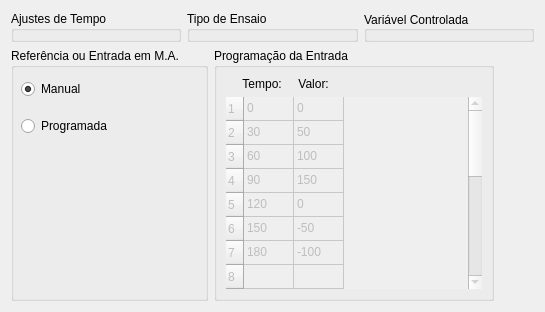
      <widget class="QWidget" name="tab_general_configuration">
       <property name="enabled">
        <bool>true</bool>
       </property>
       <attribute name="title">
        <string>Visão Geral do Ensaio</string>
       </attribute>
       <layout class="QHBoxLayout" name="horizontalLayout_9">
        <item>
         <layout class="QVBoxLayout" name="verticalLayout_15" stretch="0,0">
          <item>
           <layout class="QHBoxLayout" name="horizontalLayout_6">
            <item>
             <widget class="QGroupBox" name="groupBox_4">
              <property name="title">
               <string>Ajustes de Tempo</string>
              </property>
              <widget class="QLineEdit" name="lineEdit_duration">
               <property name="enabled">
                <bool>false</bool>
               </property>
               <property name="geometry">
                <rect>
                 <x>20</x>
                 <y>60</y>
                 <width>91</width>
                 <height>21</height>
                </rect>
               </property>
               <property name="text">
                <string>auto</string>
               </property>
              </widget>
              <widget class="QLabel" name="label_17">
               <property name="geometry">
                <rect>
                 <x>20</x>
                 <y>20</y>
                 <width>191</width>
                 <height>41</height>
                </rect>
               </property>
               <property name="styleSheet">
                <string notr="true">font: 600 9pt &quot;Segoe UI&quot;;</string>
               </property>
               <property name="frameShape">
                <enum>QFrame::Shape::NoFrame</enum>
               </property>
               <property name="text">
                <string>Duração do Experimento [seg.]:</string>
               </property>
               <property name="alignment">
                <set>Qt::AlignmentFlag::AlignLeading|Qt::AlignmentFlag::AlignLeft|Qt::AlignmentFlag::AlignVCenter</set>
               </property>
               <property name="wordWrap">
                <bool>true</bool>
               </property>
              </widget>
              <widget class="QLabel" name="label_18">
               <property name="geometry">
                <rect>
                 <x>20</x>
                 <y>130</y>
                 <width>151</width>
                 <height>41</height>
                </rect>
               </property>
               <property name="styleSheet">
                <string notr="true">font: 600 9pt &quot;Segoe UI&quot;;</string>
               </property>
               <property name="frameShape">
                <enum>QFrame::Shape::NoFrame</enum>
               </property>
               <property name="text">
                <string>Intervalo de Amostragem:</string>
               </property>
               <property name="alignment">
                <set>Qt::AlignmentFlag::AlignLeading|Qt::AlignmentFlag::AlignLeft|Qt::AlignmentFlag::AlignVCenter</set>
               </property>
               <property name="wordWrap">
                <bool>true</bool>
               </property>
              </widget>
              <widget class="QSpinBox" name="spinBox_sample_time">
               <property name="enabled">
                <bool>true</bool>
               </property>
               <property name="geometry">
                <rect>
                 <x>20</x>
                 <y>160</y>
                 <width>101</width>
                 <height>23</height>
                </rect>
               </property>
               <property name="wrapping">
                <bool>false</bool>
               </property>
               <property name="frame">
                <bool>true</bool>
               </property>
               <property name="alignment">
                <set>Qt::AlignmentFlag::AlignCenter</set>
               </property>
               <property name="buttonSymbols">
                <enum>QAbstractSpinBox::ButtonSymbols::UpDownArrows</enum>
               </property>
               <property name="keyboardTracking">
                <bool>true</bool>
               </property>
               <property name="showGroupSeparator" stdset="0">
                <bool>false</bool>
               </property>
               <property name="suffix">
                <string> ms</string>
               </property>
               <property name="minimum">
                <number>2</number>
               </property>
               <property name="maximum">
                <number>500</number>
               </property>
               <property name="singleStep">
                <number>2</number>
               </property>
              </widget>
              <widget class="QCheckBox" name="checkBox_confirm_ts">
               <property name="geometry">
                <rect>
                 <x>20</x>
                 <y>190</y>
                 <width>191</width>
                 <height>41</height>
                </rect>
               </property>
               <property name="text">
                <string>Confirmar
(envia para a Plataforma).</string>
               </property>
               <property name="checked">
                <bool>true</bool>
               </property>
              </widget>
             </widget>
            </item>
            <item>
             <widget class="QGroupBox" name="groupBox_test_type">
              <property name="sizePolicy">
               <sizepolicy hsizetype="Preferred" vsizetype="Expanding">
                <horstretch>0</horstretch>
                <verstretch>0</verstretch>
               </sizepolicy>
              </property>
              <property name="minimumSize">
               <size>
                <width>0</width>
                <height>0</height>
               </size>
              </property>
              <property name="title">
               <string>Tipo de Ensaio</string>
              </property>
              <widget class="QWidget" name="verticalLayoutWidget">
               <property name="geometry">
                <rect>
                 <x>10</x>
                 <y>20</y>
                 <width>131</width>
                 <height>71</height>
                </rect>
               </property>
               <layout class="QVBoxLayout" name="verticalLayout_7">
                <item>
                 <widget class="QRadioButton" name="radioButton_open_loop">
                  <property name="text">
                   <string>Malha Aberta</string>
                  </property>
                  <property name="checked">
                   <bool>true</bool>
                  </property>
                 </widget>
                </item>
                <item>
                 <widget class="QRadioButton" name="radioButton_closed_loop">
                  <property name="text">
                   <string>Malha Fechada</string>
                  </property>
                 </widget>
                </item>
               </layout>
              </widget>
             </widget>
            </item>
            <item>
             <widget class="QGroupBox" name="groupBox_controlled_output">
              <property name="title">
               <string>Variável Controlada</string>
              </property>
              <property name="alignment">
               <set>Qt::AlignmentFlag::AlignLeading|Qt::AlignmentFlag::AlignLeft|Qt::AlignmentFlag::AlignVCenter</set>
              </property>
              <property name="checkable">
               <bool>false</bool>
              </property>
              <widget class="QWidget" name="verticalLayoutWidget_2">
               <property name="geometry">
                <rect>
                 <x>10</x>
                 <y>20</y>
                 <width>201</width>
                 <height>80</height>
                </rect>
               </property>
               <layout class="QVBoxLayout" name="verticalLayout_8">
                <item>
                 <widget class="QRadioButton" name="radioButton_position">
                  <property name="text">
                   <string>Posição Angular [graus]</string>
                  </property>
                 </widget>
                </item>
                <item>
                 <widget class="QRadioButton" name="radioButton_speed">
                  <property name="text">
                   <string>Velocidade Angular [graus/s]</string>
                  </property>
                  <property name="checked">
                   <bool>true</bool>
                  </property>
                 </widget>
                </item>
               </layout>
              </widget>
             </widget>
            </item>
           </layout>
          </item>
          <item>
           <layout class="QHBoxLayout" name="horizontalLayout_7">
            <item>
             <widget class="QGroupBox" name="groupBox_reference_input">
              <property name="title">
               <string>Referência ou Entrada em M.A.</string>
              </property>
              <widget class="QWidget" name="verticalLayoutWidget_3">
               <property name="geometry">
                <rect>
                 <x>10</x>
                 <y>20</y>
                 <width>160</width>
                 <height>80</height>
                </rect>
               </property>
               <layout class="QVBoxLayout" name="verticalLayout_9">
                <item>
                 <widget class="QRadioButton" name="radioButton_manual">
                  <property name="text">
                   <string>Manual</string>
                  </property>
                  <property name="checked">
                   <bool>true</bool>
                  </property>
                 </widget>
                </item>
                <item>
                 <widget class="QRadioButton" name="radioButton_prg">
                  <property name="text">
                   <string>Programada</string>
                  </property>
                  <property name="checked">
                   <bool>false</bool>
                  </property>
                 </widget>
                </item>
               </layout>
              </widget>
             </widget>
            </item>
            <item>
             <widget class="QGroupBox" name="groupBox_input_prg">
              <property name="toolTip">
               <string>&lt;html&gt;&lt;head/&gt;&lt;body&gt;&lt;p&gt;Entre aqui os valores de comando PWM e os instantes de tempo correspondentes.&lt;/p&gt;&lt;/body&gt;&lt;/html&gt;</string>
              </property>
              <property name="title">
               <string>Programação da Entrada</string>
              </property>
              <layout class="QVBoxLayout" name="verticalLayout_6">
               <item>
                <widget class="QLabel" name="label_11">
                 <property name="styleSheet">
                  <string notr="true">font: 600 9pt &quot;Segoe UI&quot;;</string>
                 </property>
                 <property name="text">
                  <string>     Tempo:     Valor:</string>
                 </property>
                 <property name="alignment">
                  <set>Qt::AlignmentFlag::AlignLeading|Qt::AlignmentFlag::AlignLeft|Qt::AlignmentFlag::AlignVCenter</set>
                 </property>
                </widget>
               </item>
               <item>
                <widget class="QTableWidget" name="tableWidget_prog_input">
                 <property name="enabled">
                  <bool>false</bool>
                 </property>
                 <property name="frameShape">
                  <enum>QFrame::Shape::NoFrame</enum>
                 </property>
                 <property name="frameShadow">
                  <enum>QFrame::Shadow::Plain</enum>
                 </property>
                 <property name="lineWidth">
                  <number>2</number>
                 </property>
                 <property name="midLineWidth">
                  <number>0</number>
                 </property>
                 <property name="verticalScrollBarPolicy">
                  <enum>Qt::ScrollBarPolicy::ScrollBarAlwaysOn</enum>
                 </property>
                 <property name="horizontalScrollBarPolicy">
                  <enum>Qt::ScrollBarPolicy::ScrollBarAlwaysOff</enum>
                 </property>
                 <property name="gridStyle">
                  <enum>Qt::PenStyle::SolidLine</enum>
                 </property>
                 <property name="sortingEnabled">
                  <bool>true</bool>
                 </property>
                 <property name="rowCount">
                  <number>20</number>
                 </property>
                 <property name="columnCount">
                  <number>2</number>
                 </property>
                 <attribute name="horizontalHeaderVisible">
                  <bool>false</bool>
                 </attribute>
                 <attribute name="horizontalHeaderCascadingSectionResizes">
                  <bool>false</bool>
                 </attribute>
                 <attribute name="horizontalHeaderDefaultSectionSize">
                  <number>50</number>
                 </attribute>
                 <attribute name="verticalHeaderDefaultSectionSize">
                  <number>24</number>
                 </attribute>
                 <row/>
                 <row/>
                 <row/>
                 <row/>
                 <row/>
                 <row/>
                 <row/>
                 <row/>
                 <row/>
                 <row/>
                 <row/>
                 <row/>
                 <row/>
                 <row/>
                 <row/>
                 <row/>
                 <row/>
                 <row/>
                 <row/>
                 <row/>
                 <column/>
                 <column/>
                 <item row="0" column="0">
                  <property name="text">
                   <string>0</string>
                  </property>
                 </item>
                 <item row="0" column="1">
                  <property name="text">
                   <string>0</string>
                  </property>
                 </item>
                 <item row="1" column="0">
                  <property name="text">
                   <string>30</string>
                  </property>
                 </item>
                 <item row="1" column="1">
                  <property name="text">
                   <string>50</string>
                  </property>
                 </item>
                 <item row="2" column="0">
                  <property name="text">
                   <string>60</string>
                  </property>
                 </item>
                 <item row="2" column="1">
                  <property name="text">
                   <string>100</string>
                  </property>
                 </item>
                 <item row="3" column="0">
                  <property name="text">
                   <string>90</string>
                  </property>
                 </item>
                 <item row="3" column="1">
                  <property name="text">
                   <string>150</string>
                  </property>
                 </item>
                 <item row="4" column="0">
                  <property name="text">
                   <string>120</string>
                  </property>
                 </item>
                 <item row="4" column="1">
                  <property name="text">
                   <string>0</string>
                  </property>
                 </item>
                 <item row="5" column="0">
                  <property name="text">
                   <string>150</string>
                  </property>
                 </item>
                 <item row="5" column="1">
                  <property name="text">
                   <string>-50</string>
                  </property>
                 </item>
                 <item row="6" column="0">
                  <property name="text">
                   <string>180</string>
                  </property>
                 </item>
                 <item row="6" column="1">
                  <property name="text">
                   <string>-100</string>
                  </property>
                 </item>
                 <item row="7" column="0">
                  <property name="text">
                   <string/>
                  </property>
                 </item>
                </widget>
               </item>
              </layout>
             </widget>
            </item>
            <item>
             <spacer name="horizontalSpacer_2">
              <property name="orientation">
               <enum>Qt::Orientation::Horizontal</enum>
              </property>
              <property name="sizeHint" stdset="0">
               <size>
                <width>40</width>
                <height>20</height>
               </size>
              </property>
             </spacer>
            </item>
           </layout>
          </item>
         </layout>
        </item>
       </layout>
      </widget>
